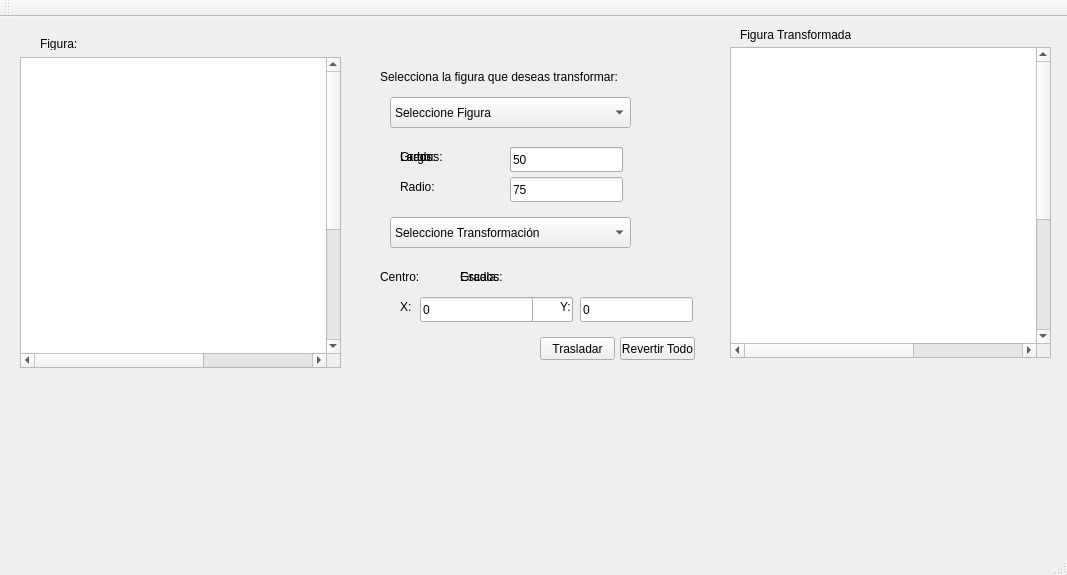
<?xml version="1.0" encoding="UTF-8"?>
<ui version="4.0">
 <class>MainWindow</class>
 <widget class="QMainWindow" name="MainWindow">
  <property name="geometry">
   <rect>
    <x>0</x>
    <y>0</y>
    <width>1067</width>
    <height>575</height>
   </rect>
  </property>
  <property name="windowTitle">
   <string>Transformaciones</string>
  </property>
  <widget class="QWidget" name="centralWidget">
   <widget class="QGraphicsView" name="graphicsView">
    <property name="geometry">
     <rect>
      <x>20</x>
      <y>40</y>
      <width>321</width>
      <height>311</height>
     </rect>
    </property>
    <property name="sceneRect">
     <rectf>
      <x>0.000000000000000</x>
      <y>0.000000000000000</y>
      <width>500.000000000000000</width>
      <height>500.000000000000000</height>
     </rectf>
    </property>
   </widget>
   <widget class="QComboBox" name="FiguraCB">
    <property name="geometry">
     <rect>
      <x>390</x>
      <y>80</y>
      <width>241</width>
      <height>31</height>
     </rect>
    </property>
    <item>
     <property name="text">
      <string>Seleccione Figura</string>
     </property>
    </item>
    <item>
     <property name="text">
      <string>Polígono</string>
     </property>
    </item>
    <item>
     <property name="text">
      <string>Arco</string>
     </property>
    </item>
    <item>
     <property name="text">
      <string>Cubo</string>
     </property>
    </item>
    <item>
     <property name="text">
      <string>Prisma Rectangular</string>
     </property>
    </item>
    <item>
     <property name="text">
      <string>Prisma Triangular</string>
     </property>
    </item>
    <item>
     <property name="text">
      <string>Cono</string>
     </property>
    </item>
   </widget>
   <widget class="QLabel" name="transformLabel">
    <property name="geometry">
     <rect>
      <x>380</x>
      <y>50</y>
      <width>321</width>
      <height>19</height>
     </rect>
    </property>
    <property name="text">
     <string>Selecciona la figura que deseas transformar:</string>
    </property>
   </widget>
   <widget class="QLabel" name="GradosLB_2">
    <property name="geometry">
     <rect>
      <x>460</x>
      <y>250</y>
      <width>68</width>
      <height>19</height>
     </rect>
    </property>
    <property name="text">
     <string>Grados:</string>
    </property>
   </widget>
   <widget class="QLabel" name="LadosLB">
    <property name="geometry">
     <rect>
      <x>400</x>
      <y>130</y>
      <width>68</width>
      <height>19</height>
     </rect>
    </property>
    <property name="text">
     <string>Lados:</string>
    </property>
   </widget>
   <widget class="QLabel" name="GradosLB">
    <property name="geometry">
     <rect>
      <x>400</x>
      <y>130</y>
      <width>68</width>
      <height>19</height>
     </rect>
    </property>
    <property name="text">
     <string>Grados:</string>
    </property>
   </widget>
   <widget class="QLabel" name="EscalaLB">
    <property name="geometry">
     <rect>
      <x>460</x>
      <y>250</y>
      <width>68</width>
      <height>19</height>
     </rect>
    </property>
    <property name="text">
     <string>Escala:</string>
    </property>
   </widget>
   <widget class="QLineEdit" name="GradosTB">
    <property name="geometry">
     <rect>
      <x>460</x>
      <y>280</y>
      <width>113</width>
      <height>25</height>
     </rect>
    </property>
    <property name="text">
     <string>0</string>
    </property>
   </widget>
   <widget class="QLineEdit" name="ZOOMINTB">
    <property name="geometry">
     <rect>
      <x>460</x>
      <y>280</y>
      <width>113</width>
      <height>25</height>
     </rect>
    </property>
   </widget>
   <widget class="QLineEdit" name="ZOOMOUTTB">
    <property name="geometry">
     <rect>
      <x>460</x>
      <y>280</y>
      <width>113</width>
      <height>25</height>
     </rect>
    </property>
   </widget>
   <widget class="QLineEdit" name="polyEdit">
    <property name="enabled">
     <bool>true</bool>
    </property>
    <property name="geometry">
     <rect>
      <x>510</x>
      <y>130</y>
      <width>113</width>
      <height>25</height>
     </rect>
    </property>
    <property name="inputMask">
     <string/>
    </property>
    <property name="text">
     <string>5</string>
    </property>
    <property name="maxLength">
     <number>32767</number>
    </property>
   </widget>
   <widget class="QLineEdit" name="arcEdit">
    <property name="enabled">
     <bool>true</bool>
    </property>
    <property name="geometry">
     <rect>
      <x>510</x>
      <y>130</y>
      <width>113</width>
      <height>25</height>
     </rect>
    </property>
    <property name="text">
     <string>60</string>
    </property>
   </widget>
   <widget class="QGraphicsView" name="graphicsView2">
    <property name="geometry">
     <rect>
      <x>730</x>
      <y>30</y>
      <width>321</width>
      <height>311</height>
     </rect>
    </property>
    <property name="sceneRect">
     <rectf>
      <x>0.000000000000000</x>
      <y>0.000000000000000</y>
      <width>500.000000000000000</width>
      <height>500.000000000000000</height>
     </rectf>
    </property>
   </widget>
   <widget class="QLineEdit" name="RadioTB">
    <property name="enabled">
     <bool>true</bool>
    </property>
    <property name="geometry">
     <rect>
      <x>510</x>
      <y>160</y>
      <width>113</width>
      <height>25</height>
     </rect>
    </property>
    <property name="text">
     <string>75</string>
    </property>
   </widget>
   <widget class="QLabel" name="Radio_label">
    <property name="geometry">
     <rect>
      <x>400</x>
      <y>160</y>
      <width>68</width>
      <height>19</height>
     </rect>
    </property>
    <property name="text">
     <string>Radio:</string>
    </property>
   </widget>
   <widget class="QLineEdit" name="centroX">
    <property name="enabled">
     <bool>true</bool>
    </property>
    <property name="geometry">
     <rect>
      <x>420</x>
      <y>280</y>
      <width>113</width>
      <height>25</height>
     </rect>
    </property>
    <property name="text">
     <string>0</string>
    </property>
   </widget>
   <widget class="QLineEdit" name="centroY">
    <property name="enabled">
     <bool>true</bool>
    </property>
    <property name="geometry">
     <rect>
      <x>580</x>
      <y>280</y>
      <width>113</width>
      <height>25</height>
     </rect>
    </property>
    <property name="text">
     <string>0</string>
    </property>
   </widget>
   <widget class="QLabel" name="Centrolabel">
    <property name="geometry">
     <rect>
      <x>380</x>
      <y>250</y>
      <width>68</width>
      <height>19</height>
     </rect>
    </property>
    <property name="text">
     <string>Centro:</string>
    </property>
   </widget>
   <widget class="QLabel" name="centroX_2">
    <property name="geometry">
     <rect>
      <x>400</x>
      <y>280</y>
      <width>16</width>
      <height>19</height>
     </rect>
    </property>
    <property name="text">
     <string>X:</string>
    </property>
   </widget>
   <widget class="QLabel" name="centroY_2">
    <property name="geometry">
     <rect>
      <x>560</x>
      <y>280</y>
      <width>16</width>
      <height>19</height>
     </rect>
    </property>
    <property name="text">
     <string>Y:</string>
    </property>
   </widget>
   <widget class="QLabel" name="label">
    <property name="geometry">
     <rect>
      <x>40</x>
      <y>20</y>
      <width>47</width>
      <height>13</height>
     </rect>
    </property>
    <property name="text">
     <string>Figura:</string>
    </property>
   </widget>
   <widget class="QLabel" name="label_2">
    <property name="geometry">
     <rect>
      <x>740</x>
      <y>10</y>
      <width>111</width>
      <height>16</height>
     </rect>
    </property>
    <property name="text">
     <string>Figura Transformada:</string>
    </property>
   </widget>
   <widget class="QLineEdit" name="largo">
    <property name="enabled">
     <bool>true</bool>
    </property>
    <property name="geometry">
     <rect>
      <x>510</x>
      <y>130</y>
      <width>113</width>
      <height>25</height>
     </rect>
    </property>
    <property name="text">
     <string>50</string>
    </property>
    <property name="dragEnabled">
     <bool>true</bool>
    </property>
   </widget>
   <widget class="QLabel" name="largolabel">
    <property name="geometry">
     <rect>
      <x>400</x>
      <y>130</y>
      <width>68</width>
      <height>19</height>
     </rect>
    </property>
    <property name="text">
     <string>Largo:</string>
    </property>
   </widget>
   <widget class="QComboBox" name="TransCB">
    <property name="geometry">
     <rect>
      <x>390</x>
      <y>200</y>
      <width>241</width>
      <height>31</height>
     </rect>
    </property>
    <item>
     <property name="text">
      <string>Seleccione Transformación</string>
     </property>
    </item>
    <item>
     <property name="text">
      <string>Rotación</string>
     </property>
    </item>
    <item>
     <property name="text">
      <string>Traslación</string>
     </property>
    </item>
    <item>
     <property name="text">
      <string>Zoom In</string>
     </property>
    </item>
    <item>
     <property name="text">
      <string>Zoom Out</string>
     </property>
    </item>
    <item>
     <property name="text">
      <string>Reflexión Vertical</string>
     </property>
    </item>
    <item>
     <property name="text">
      <string>Reflexión Horizontal</string>
     </property>
    </item>
   </widget>
   <widget class="QPushButton" name="Revertir_Todo">
    <property name="geometry">
     <rect>
      <x>620</x>
      <y>320</y>
      <width>75</width>
      <height>23</height>
     </rect>
    </property>
    <property name="text">
     <string>Revertir Todo</string>
    </property>
   </widget>
   <widget class="QPushButton" name="TrasladarBTN">
    <property name="geometry">
     <rect>
      <x>540</x>
      <y>320</y>
      <width>75</width>
      <height>23</height>
     </rect>
    </property>
    <property name="text">
     <string>Trasladar</string>
    </property>
   </widget>
  </widget>
  <widget class="QMenuBar" name="menuBar">
   <property name="geometry">
    <rect>
     <x>0</x>
     <y>0</y>
     <width>1067</width>
     <height>21</height>
    </rect>
   </property>
  </widget>
  <widget class="QToolBar" name="mainToolBar">
   <attribute name="toolBarArea">
    <enum>TopToolBarArea</enum>
   </attribute>
   <attribute name="toolBarBreak">
    <bool>false</bool>
   </attribute>
  </widget>
  <widget class="QStatusBar" name="statusBar"/>
 </widget>
 <layoutdefault spacing="6" margin="11"/>
 <resources/>
 <connections/>
</ui>
